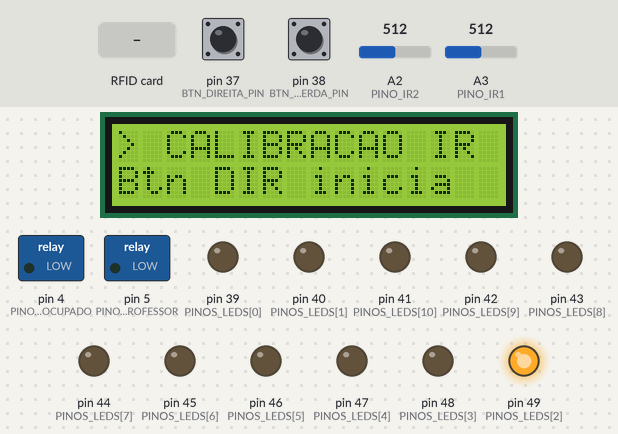
This sketch was run on a simulated Arduino Mega 2560, built with avr-gcc and run on an emulated ATmega2560. Parts: 16×2 character LCD, switched loads named in the sketch (green lamp = pin HIGH), output pins drawn as LEDs (lit = HIGH). Dashed ring = blinking. Inputs (shaded band) come from the test bench; at power-on: pin 37 (BTN_DIREITA_PIN) HIGH, pin 38 (BTN_ESQUERDA_PIN) HIGH, A2 (PINO_IR2) = 512, A3 (PINO_IR1) = 512. Pins used as bus, display or sensor lines are not drawn; what the sketch prints to the serial monitor is not drawn.

Above: at 0.7 s.
1.5 s: pin 37 (BTN_DIREITA_PIN) pulled LOW for 3.2 s
At 5.1 s:
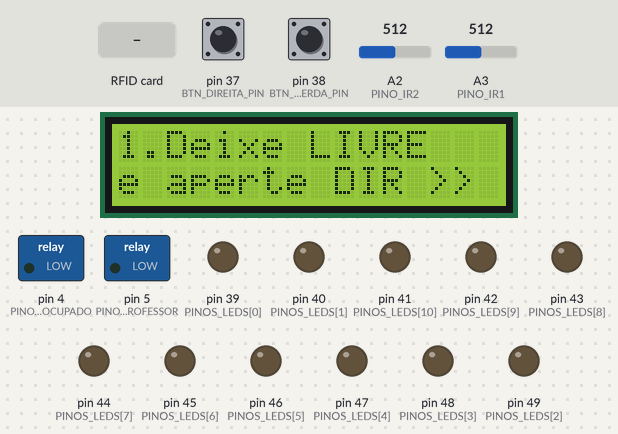
5.3 s: pin 37 (BTN_DIREITA_PIN) pulled LOW for 0.15 s
At 6.2 s:
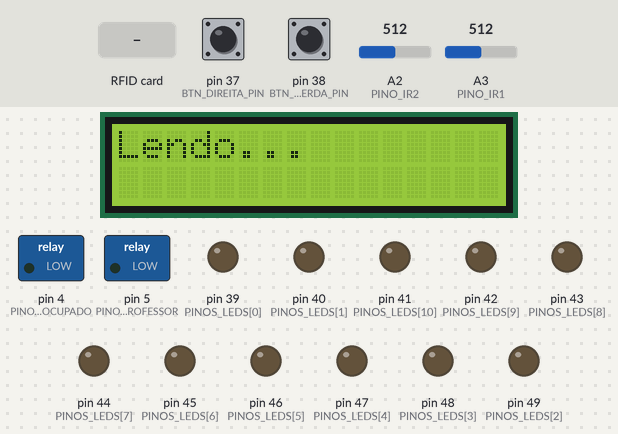
8.4 s: pin 37 (BTN_DIREITA_PIN) pulled LOW for 1 s
At 11.2 s:
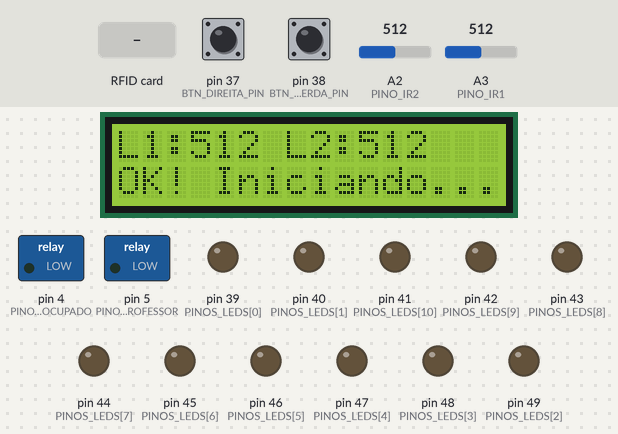
12.4 s: RFID card AA BB 11 22 33 held to the reader
At 14.8 s:
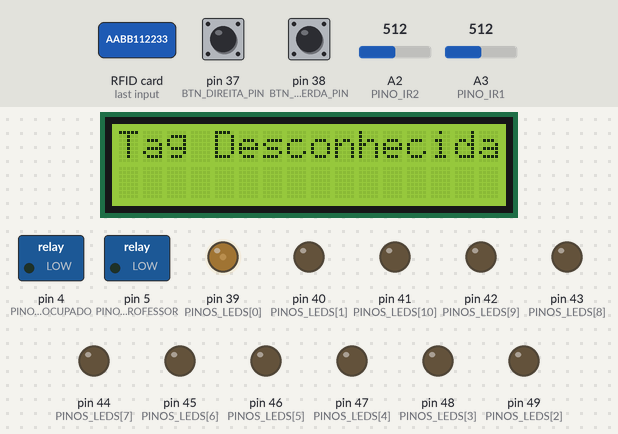
15.4 s: pin 38 (BTN_ESQUERDA_PIN) pulled LOW for 3.2 s
At 19.3 s:
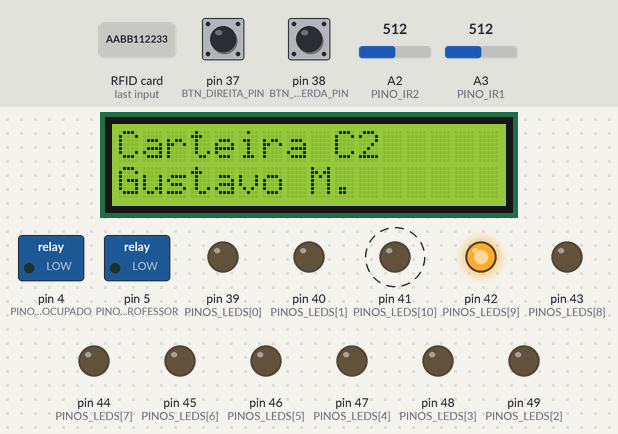
20.1 s: RFID card 5E 7A 19 C4 held to the reader
At 20.4 s:
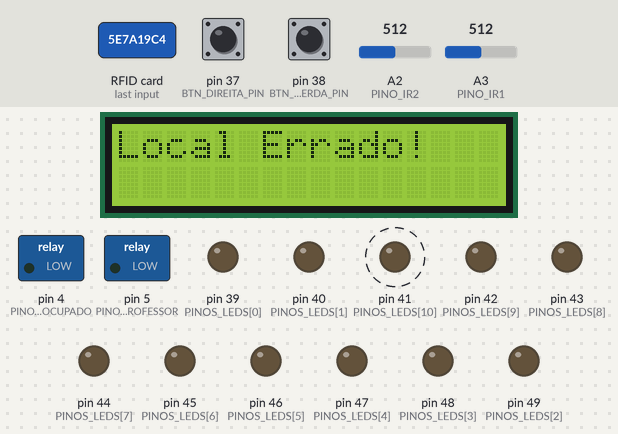
Timing chart, 0 to 24.1 s (numbered marks = the images above; inputs shaded):
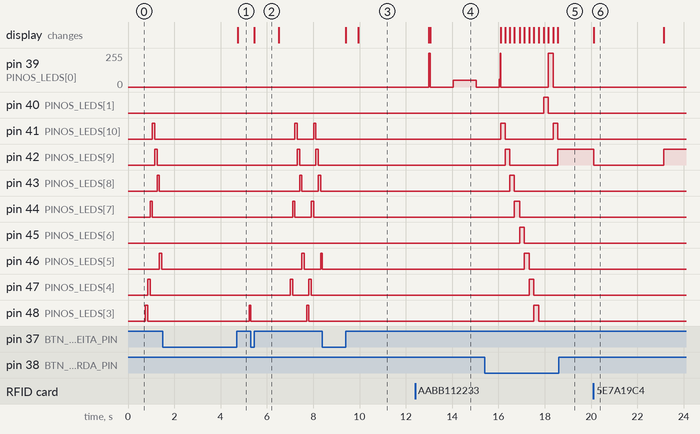

Measured:
- after the input at 1.5 s, pin 41 (PINOS_LEDS[10]), pin 42 (PINOS_LEDS[9]), pin 43 (PINOS_LEDS[8]), pin 44 (PINOS_LEDS[7]), pin 46 (PINOS_LEDS[5]), pin 47 (PINOS_LEDS[4]): stops changing and stays LOW; the display: changes after 3.2 s (image 1)
- after the input at 5.3 s, the display: changes after 0.16 s (image 2)
- after the input at 8.4 s, pin 41 (PINOS_LEDS[10]), pin 42 (PINOS_LEDS[9]), pin 43 (PINOS_LEDS[8]), pin 44 (PINOS_LEDS[7]), pin 47 (PINOS_LEDS[4]), pin 48 (PINOS_LEDS[3]), pin 49 (PINOS_LEDS[2]): stops changing and stays LOW; pin 46 (PINOS_LEDS[5]): goes on until 8.4 s, then stays LOW; the display: first changes after 1.0 s (image 3 shows a later state)
- after the input at 12.4 s, the display: first differs from a run without the input after 0.66 s (image 4)
- after the input at 15.4 s, pin 40 (PINOS_LEDS[1]): LOW → HIGH after 2.6 s, → LOW 0.21 s later; pin 41 (PINOS_LEDS[10]): alternates HIGH for 0.20 s and LOW for 2.1 s, starting after 0.70 s
- after the input at 20.1 s, pin 42 (PINOS_LEDS[9]): HIGH → LOW at once, → HIGH 3.0 s later; the display: changes at once (image 6)
- what the display in image 2 shows lasts 1.0 s, from 5.5 s to 6.5 s

The sketch:

arduino.ino
```cpp
/*
  Sistema de Automação de Sala de Aula V4 - Integrado com ESP8266
  Para: Arduino Mega

    FUNCIONALIDADES:
  1. Sistema RFID para Porta e 9 Carteiras (com feedback de LEDs e LCD)
  2. Contador de Pessoas Bidirecional (Sensores IR Calibrados)
  3. Automação via Relés (Ocupação e Professor)
  4. Calibração interativa dos sensores IR no início.

  --- MAPEAMENTO DE PINOS (Arduino Mega) ---
  [I2C] LCD SDA: 20 | LCD SCL: 21
  [SPI RFID] MISO: 50 | MOSI: 51 | SCK: 52 | SS: 53 | RST: 9
  [INTERFACE] Botão Esq: 28 | Botão Dir: 29
  [LEDS] 30 a 40
  [IR] Sensor 1: A3 | Sensor 2: A2
  [RELÉS] Sala ocupada: 4 | Professor: 5

*/

#include <SPI.h>
#include <MFRC522.h>
#include <Wire.h>
#include <LiquidCrystal_I2C.h>

// =========================================================================
// CONFIGURAÇÕES E PINOS
// =========================================================================
#define RST_PIN 9
#define SS_PIN 53
#define BLOCO_DADOS 1
#define BTN_ESQUERDA_PIN 38
#define BTN_DIREITA_PIN 37
const int PINO_IR1 = A3;
const int PINO_IR2 = A2;
const int PINO_RELE_OCUPADO = 4;
const int PINO_RELE_PROFESSOR = 5;

// =========================================================================
// OBJETOS E VARIÁVEIS GLOBAIS
// =========================================================================
MFRC522 mfrc522(SS_PIN, RST_PIN);
LiquidCrystal_I2C lcd(0x27, 16, 2);

enum ModoSistema { MODO_LEITURA_SALA, MODO_ESCRITA, MODO_MENSAGEM_TEMP };
ModoSistema modoAtual = MODO_LEITURA_SALA;
ModoSistema modoAnterior = MODO_LEITURA_SALA;

enum Localizacao {
  STATE_PORTA, STATE_PROFESSOR,
  STATE_A1, STATE_A2, STATE_A3,
  STATE_B1, STATE_B2, STATE_B3,
  STATE_C1, STATE_C2, STATE_C3,
  TOTAL_LOCAIS
};
int localAtual = STATE_PORTA;
String nomesLocais[] = {
  "Porta da Sala", "Mesa Professor",
  "Carteira A1", "Carteira A2", "Carteira A3",
  "Carteira B1", "Carteira B2", "Carteira B3",
  "Carteira C1", "Carteira C2", "Carteira C3"
};
const int PINOS_LEDS[] = {39,40,49,48,47,46,45,44,43,42,41};

enum TipoFeedback { FEEDBACK_NENHUM, FEEDBACK_PORTA_DESTINO, FEEDBACK_OK, FEEDBACK_ERRO };
TipoFeedback tipoFeedbackAtual = FEEDBACK_NENHUM;
int ledDestinoIndex = -1, ledErroIndex = -1;

// --- DATABASE ---
#define TOTAL_PESSOAS 10
struct Pessoa { String nome; String carteira; int localIndex; String rfidTagId; };
Pessoa database[TOTAL_PESSOAS];
int indiceInscricao = 0;

int limiarIR1 = 100, limiarIR2 = 100, contadorPessoas = 0, estadoPassagem = 0;
bool estadoAtualSensor1 = false, ultimoEstadoSensor1 = false, estadoAtualSensor2 = false, ultimoEstadoSensor2 = false;
unsigned long tempoInicioPassagem = 0, ultimoTempoIR = 0;

bool releProfessorLigado = false;
unsigned long tempoInicioHold = 0, tempoUltimoAperto = 0, tempoInicioMensagem = 0, tempoUltimoResetRfid = 0;
bool holdJaAtivouToggle = false;
const long INTERVALO_RESET_RFID = 10000;
const int TEMPO_HOLD_BOTOES = 2000, TEMPO_DEBOUNCE = 200, TEMPO_MSG_LCD = 3000, TIMEOUT_PASSAGEM = 2000;

// =========================================================================
// SETUP
// =========================================================================
void setup() {
  Serial.begin(115200); // Serial para debug no PC
  // NOVO: Inicializa a comunicação com o ESP8266
  Serial3.begin(115200);

  SPI.begin();
  mfrc522.PCD_Init();
  lcd.init();
  lcd.backlight();

  pinMode(BTN_ESQUERDA_PIN, INPUT_PULLUP);
  pinMode(BTN_DIREITA_PIN, INPUT_PULLUP);
  pinMode(PINO_IR1, INPUT);
  pinMode(PINO_IR2, INPUT);
  pinMode(PINO_RELE_OCUPADO, OUTPUT);
  pinMode(PINO_RELE_PROFESSOR, OUTPUT);

  digitalWrite(PINO_RELE_OCUPADO, LOW);
  digitalWrite(PINO_RELE_PROFESSOR, LOW);
  for (int i = 0; i < TOTAL_LOCAIS; i++) {
    pinMode(PINOS_LEDS[i], OUTPUT);
    digitalWrite(PINOS_LEDS[i], LOW);
  }

  inicializarDatabase();
  calibrarSensoresIR();

  Serial.println(F("--- SISTEMA INTEGRADO V4 (ARDUINO) INICIADO ---"));
  atualizarDisplay();
  atualizarLEDs();
}

// ALTERAÇÃO: Banco de dados com nomes e RFID_TAG_IDs reais.
void inicializarDatabase() {
  database[0] = {"Rodnil Rods",    "Mesa", STATE_PROFESSOR, "124578"};
  database[1] = {"Ana S. Silva",   "A1",   STATE_A1,        "RFID-TAG-ALUNA-001"};
  database[2] = {"Lara",           "A2",   STATE_A2,        "123456"};
  database[3] = {"Vitor Locateli", "A3",   STATE_A3,        "1234"};
  database[4] = {"Beatriz Costa",  "B1",   STATE_B1,        "AABB112233"};
  database[5] = {"Carlos Eduardo", "B2",   STATE_B2,        "RFID_DO_CARLOS"};
  database[6] = {"Bia",            "B3",   STATE_B3,        "515615"};
  database[7] = {"Joao Pedro",     "C1",   STATE_C1,        "123459"};
  database[8] = {"Gustavo M.",     "C2",   STATE_C2,        "vwijnvbierjw"};
  database[9] = {"Giulia Lopes",   "C3",   STATE_C3,        "cwkmoc"};
}

// --- Funções de Calibração, Animação e Loop (sem alterações) ---
// (O código de calibrarSensoresIR, animarLEDsCarregando, esperarBotaoDireito,
// lerMedia, loop, gerenciarContagemPessoas permanece o mesmo da versão anterior)
// ... (cole aqui as funções da V3 que não mudaram para economizar espaço)
// =========================================================================
// ROTINA DE CALIBRAÇÃO IR E ANIMAÇÃO
// =========================================================================
void calibrarSensoresIR() {
  lcd.clear(); lcd.print(F("> CALIBRACAO IR <"));
  lcd.setCursor(0, 1); lcd.print(F("Btn DIR inicia"));
  esperarBotaoDireito();

  lcd.clear(); lcd.print(F("1.Deixe LIVRE"));
  lcd.setCursor(0, 1); lcd.print(F("e aperte DIR >>"));
  esperarBotaoDireito();

  lcd.clear(); lcd.print(F("Lendo..."));
  int livre1 = lerMedia(PINO_IR1, 50);
  int livre2 = lerMedia(PINO_IR2, 50);
  delay(500);

  lcd.clear(); lcd.print(F("2.BLOQUEIE ambos"));
  lcd.setCursor(0, 1); lcd.print(F("e aperte DIR >>"));
  esperarBotaoDireito();

  lcd.clear(); lcd.print(F("Lendo..."));
  int bloq1 = lerMedia(PINO_IR1, 50);
  int bloq2 = lerMedia(PINO_IR2, 50);

  limiarIR1 = (livre1 + bloq1) / 2;
  limiarIR2 = (livre2 + bloq2) / 2;

  lcd.clear();
  lcd.print(F("L1:")); lcd.print(limiarIR1);
  lcd.print(F(" L2:")); lcd.print(limiarIR2);
  lcd.setCursor(0,1); lcd.print(F("OK! Iniciando..."));

  Serial.print(F("CALIBRACAO IR COMPLETA. L1: ")); Serial.print(limiarIR1);
  Serial.print(F(" | L2: ")); Serial.print(limiarIR2); Serial.println();

  delay(3000);
}

void animarLEDsCarregando() {
  static unsigned long ultimoTempoAnimacao = 0;
  static int passoAnimacao = 0;
  const int INTERVALO_ANIMACAO = 100;

  const int sequencia[] = {STATE_A1, STATE_A2, STATE_A3, STATE_B3, STATE_C3, STATE_C2, STATE_C1, STATE_B1};
  const int totalPassos = sizeof(sequencia) / sizeof(int);

  if (millis() - ultimoTempoAnimacao > INTERVALO_ANIMACAO) {
    ultimoTempoAnimacao = millis();
    int passoAnterior = (passoAnimacao == 0) ? totalPassos - 1 : passoAnimacao - 1;
    digitalWrite(PINOS_LEDS[sequencia[passoAnterior]], LOW);
    digitalWrite(PINOS_LEDS[sequencia[passoAnimacao]], HIGH);
    passoAnimacao++;
    if (passoAnimacao >= totalPassos) passoAnimacao = 0;
  }
}

void esperarBotaoDireito() {
  delay(500);
  while (digitalRead(BTN_DIREITA_PIN) == HIGH) {
    animarLEDsCarregando();
  }
  for(int i = 0; i < TOTAL_LOCAIS; i++) digitalWrite(PINOS_LEDS[i], LOW);
  while (digitalRead(BTN_DIREITA_PIN) == LOW);
}

int lerMedia(int pino, int amostras) {
  long soma = 0;
  for (int i = 0; i < amostras; i++) {
    soma += analogRead(pino);
    delay(5);
  }
  return (int)(soma / amostras);
}

void loop() {
  if (millis() - tempoUltimoResetRfid > INTERVALO_RESET_RFID) {
    mfrc522.PCD_Init(); tempoUltimoResetRfid = millis();
  }
  if (millis() - ultimoTempoIR >= 20) {
    gerenciarContagemPessoas(); ultimoTempoIR = millis();
  }
  switch (modoAtual) {
    case MODO_MENSAGEM_TEMP:
      atualizarLEDsFeedback();
      if (millis() - tempoInicioMensagem > TEMPO_MSG_LCD) {
        modoAtual = modoAnterior; tipoFeedbackAtual = FEEDBACK_NENHUM; atualizarDisplay(); atualizarLEDs();
      }
      break;
    case MODO_LEITURA_SALA: case MODO_ESCRITA:
      gerenciarBotoes(); gerenciarRFID(); break;
  }
}
void gerenciarContagemPessoas() {
  estadoAtualSensor1 = (analogRead(PINO_IR1) < limiarIR1);
  estadoAtualSensor2 = (analogRead(PINO_IR2) < limiarIR2);

  if (estadoPassagem == 0) {
    if (estadoAtualSensor1 && !ultimoEstadoSensor1) {
      estadoPassagem = 1; tempoInicioPassagem = millis();
    } else if (estadoAtualSensor2 && !ultimoEstadoSensor2) {
      estadoPassagem = 2; tempoInicioPassagem = millis();
    }
  } else if (estadoPassagem == 1 && estadoAtualSensor2 && !ultimoEstadoSensor2) {
    contadorPessoas++; Serial.print(F("ENTRADA. Total: ")); Serial.println(contadorPessoas); estadoPassagem = 0;
  } else if (estadoPassagem == 2 && estadoAtualSensor1 && !ultimoEstadoSensor1) {
    if (contadorPessoas > 0) contadorPessoas--;
    Serial.print(F("SAIDA. Total: ")); Serial.println(contadorPessoas); estadoPassagem = 0;
  }
  if (estadoPassagem != 0 && (millis() - tempoInicioPassagem > TIMEOUT_PASSAGEM)) {
    Serial.println(F("IR Timeout - Reset")); estadoPassagem = 0;
  }
  digitalWrite(PINO_RELE_OCUPADO, (contadorPessoas > 0) ? HIGH : LOW);
  ultimoEstadoSensor1 = estadoAtualSensor1; ultimoEstadoSensor2 = estadoAtualSensor2;
}

// =========================================================================
// FUNÇÕES PRINCIPAIS MODIFICADAS
// =========================================================================

// ALTERAÇÃO: A lógica principal foi refeita para se comunicar com o ESP8266
void processarLeituraSala() {
  byte buffer[18];
  byte size = sizeof(buffer);
  String tagLida = "";

  if (lerBloco(BLOCO_DADOS, buffer, size)) {
    buffer[16] = '\0'; // Garante que a string termina corretamente
    tagLida = String((char*)buffer);
    tagLida.trim();
  } else {
    // Se a leitura falhar, não faz nada.
    return;
  }

  // Encontra qual pessoa corresponde à tag lida
  int pessoaIndex = -1;
  for (int i = 0; i < TOTAL_PESSOAS; i++) {
    if (database[i].rfidTagId.equals(tagLida)) {
      pessoaIndex = i;
      break;
    }
  }

  // Prepara o display para feedback
  modoAnterior = MODO_LEITURA_SALA;
  modoAtual = MODO_MENSAGEM_TEMP;
  tempoInicioMensagem = millis();
  lcd.clear();
  ledDestinoIndex = -1;
  ledErroIndex = -1;

  bool tagReconhecida = (pessoaIndex != -1);

  if (tagReconhecida) {
    Serial.print("Tag Reconhecida: "); Serial.print(database[pessoaIndex].nome);
    Serial.print(" ("); Serial.print(tagLida); Serial.println(")");
  } else {
    Serial.print("Tag Desconhecida: "); Serial.println(tagLida);
  }

  switch (localAtual) {
    case STATE_PORTA:
      if (tagReconhecida) {
        lcd.print(F("Ola ")); lcd.print(database[pessoaIndex].nome);
        lcd.setCursor(0, 1); lcd.print(F("Sente em: ")); lcd.print(database[pessoaIndex].carteira);
        tipoFeedbackAtual = FEEDBACK_PORTA_DESTINO;
        ledDestinoIndex = database[pessoaIndex].localIndex;
        // Se for aluno na porta, envia comando para marcar presença
        if(pessoaIndex > 0) { // 0 é o professor
           String comando = "ALUNO:" + tagLida;
           Serial3.println(comando);
           Serial.print("Enviando para ESP: "); Serial.println(comando);
        }
      } else {
        lcd.print(F("Tag Desconhecida")); tipoFeedbackAtual = FEEDBACK_ERRO; ledErroIndex = STATE_PORTA;
      }
      break;

    case STATE_PROFESSOR:
      if (pessoaIndex == 0) { // Se a tag for do professor
        releProfessorLigado = !releProfessorLigado;
        digitalWrite(PINO_RELE_PROFESSOR, releProfessorLigado ? HIGH : LOW);
        lcd.print(F("Ola Prof.")); lcd.setCursor(0, 1);
        lcd.print(releProfessorLigado ? F("AULA INICIADA") : F("AULA ENCERRADA"));
        tipoFeedbackAtual = FEEDBACK_OK; ledDestinoIndex = STATE_PROFESSOR;
        // Envia comando para iniciar/terminar aula
        String comando = "PROF:" + tagLida;
        Serial3.println(comando);
        Serial.print("Enviando para ESP: "); Serial.println(comando);
      } else {
        lcd.print(F("Apenas Professor")); tipoFeedbackAtual = FEEDBACK_ERRO; ledErroIndex = STATE_PROFESSOR;
      }
      break;

    default: // Nas carteiras dos alunos
       int pessoaEsperadaIndex = -1;
       // Procura qual aluno deveria sentar aqui
       for(int i=1; i<TOTAL_PESSOAS; i++){
         if(database[i].localIndex == localAtual){
           pessoaEsperadaIndex = i;
           break;
         }
       }

       if (pessoaIndex == pessoaEsperadaIndex) {
         lcd.print(F("Bem-vindo(a)")); lcd.setCursor(0, 1); lcd.print(database[pessoaIndex].nome);
         tipoFeedbackAtual = FEEDBACK_OK; ledDestinoIndex = localAtual;
         // Envia comando para marcar presença
         String comando = "ALUNO:" + tagLida;
         Serial3.println(comando);
         Serial.print("Enviando para ESP: "); Serial.println(comando);
       } else {
         lcd.print(F("Local Errado!"));
         tipoFeedbackAtual = FEEDBACK_ERRO;
         ledErroIndex = -1;
         if (tagReconhecida) {
           ledDestinoIndex = database[pessoaIndex].localIndex;
         }
       }
      break;
  }
}

void gerenciarRFID() {
  if (!mfrc522.PICC_IsNewCardPresent()) return;
  if (!mfrc522.PICC_ReadCardSerial()) { mfrc522.PICC_HaltA(); return; }
  if (modoAtual == MODO_LEITURA_SALA) processarLeituraSala();
  else if (modoAtual == MODO_ESCRITA) processarInscricaoTag();
  mfrc522.PICC_HaltA(); mfrc522.PCD_StopCrypto1();
}

// ALTERAÇÃO: Agora grava o RFID_TAG_ID completo na tag.
void processarInscricaoTag() {
  String idParaGravar = database[indiceInscricao].rfidTagId;
  byte buffer[16];
  memset(buffer, ' ', 16); // Preenche o buffer com espaços para limpar dados antigos
  idParaGravar.getBytes(buffer, 16);

  modoAnterior = MODO_ESCRITA;
  modoAtual = MODO_MENSAGEM_TEMP;
  tempoInicioMensagem = millis();
  lcd.clear();

  if (escreverBloco(BLOCO_DADOS, buffer)) {
    lcd.print(F("Gravado!")); lcd.setCursor(0, 1); lcd.print(database[indiceInscricao].nome);
    Serial.print("Tag gravada para "); Serial.print(database[indiceInscricao].nome);
    Serial.print(" com ID: "); Serial.println(idParaGravar);
    tipoFeedbackAtual = FEEDBACK_OK; ledDestinoIndex = localAtual;
  } else {
    lcd.print(F("Erro Gravacao")); tipoFeedbackAtual = FEEDBACK_ERRO; ledErroIndex = localAtual;
    Serial.println("Erro ao gravar tag!");
  }

  indiceInscricao++;
  if (indiceInscricao >= TOTAL_PESSOAS) indiceInscricao = 0;
  // Atualiza o display para a próxima pessoa a ser inscrita
  atualizarDisplay();
}

// --- Funções de Navegação, Display e RFID (sem alterações críticas) ---
// ... (cole aqui as funções da V3 que não mudaram para economizar espaço)
void gerenciarBotoes() {
  bool btnEsq = (digitalRead(BTN_ESQUERDA_PIN) == LOW);
  bool btnDir = (digitalRead(BTN_DIREITA_PIN) == LOW);
  if (btnEsq && btnDir) {
    if (tempoInicioHold == 0) {
      tempoInicioHold = millis(); holdJaAtivouToggle = false; lcd.clear(); lcd.print(F("Segure..."));
    } else if (!holdJaAtivouToggle && (millis() - tempoInicioHold > TEMPO_HOLD_BOTOES)) {
      modoAtual = (modoAtual == MODO_LEITURA_SALA) ? MODO_ESCRITA : MODO_LEITURA_SALA;
      if (modoAtual == MODO_ESCRITA) {
        indiceInscricao = 0; // Reinicia a inscrição
      }
      holdJaAtivouToggle = true; atualizarDisplay(); atualizarLEDs();
    }
  } else {
    if (tempoInicioHold != 0 && !holdJaAtivouToggle) { atualizarDisplay(); atualizarLEDs(); }
    tempoInicioHold = 0;
    if (millis() - tempoUltimoAperto < TEMPO_DEBOUNCE) return;
    if (btnEsq && !btnDir) { tempoUltimoAperto = millis(); if (modoAtual == MODO_LEITURA_SALA) navegarLocais(-1); else navegarInscricao(-1); }
    else if (btnDir && !btnEsq) { tempoUltimoAperto = millis(); if (modoAtual == MODO_LEITURA_SALA) navegarLocais(1); else navegarInscricao(1); }
  }
}

void navegarLocais(int direcao) {
  localAtual += direcao; if (localAtual >= TOTAL_LOCAIS) localAtual = 0; else if (localAtual < 0) localAtual = TOTAL_LOCAIS - 1;
  atualizarDisplay(); atualizarLEDs();
}

void navegarInscricao(int direcao) {
  indiceInscricao += direcao; if (indiceInscricao >= TOTAL_PESSOAS) indiceInscricao = 0; else if (indiceInscricao < 0) indiceInscricao = TOTAL_PESSOAS - 1;
  atualizarDisplay();
}

void atualizarDisplay() {
  lcd.clear();
  if (modoAtual == MODO_LEITURA_SALA) {
    lcd.print(nomesLocais[localAtual]); lcd.setCursor(0, 1);
    if (localAtual == STATE_PORTA) {
      lcd.print(F("< Aproxime Tag >"));
    } else {
      int db_index = -1;
      if (localAtual == STATE_PROFESSOR) db_index = 0;
      else {
        for(int i=1; i<TOTAL_PESSOAS; i++){ if(database[i].localIndex == localAtual){ db_index = i; break; } }
      }
      if (db_index != -1) lcd.print(database[db_index].nome);
    }
  } else if (modoAtual == MODO_ESCRITA) {
    lcd.print(F("Matricular Tag:")); lcd.setCursor(0, 1); lcd.print(database[indiceInscricao].nome);
  }
}

void atualizarLEDs() { for (int i = 0; i < TOTAL_LOCAIS; i++) digitalWrite(PINOS_LEDS[i], (i == localAtual) ? HIGH : LOW); }

void atualizarLEDsFeedback() {
  unsigned long m = millis();
  for (int i = 0; i < TOTAL_LOCAIS; i++) digitalWrite(PINOS_LEDS[i], LOW);
  if (ledDestinoIndex != -1) {
    int vel = (tipoFeedbackAtual == FEEDBACK_OK) ? 100 : 300;
    digitalWrite(PINOS_LEDS[ledDestinoIndex], (m % (vel * 2)) < vel ? HIGH : LOW);
  }
  if (ledErroIndex != -1) digitalWrite(PINOS_LEDS[ledErroIndex], (m % 2000) < 1000 ? HIGH : LOW);
}

bool lerBloco(byte b, byte* buf, byte s) {
  MFRC522::MIFARE_Key k; for (byte i=0; i<6; i++) k.keyByte[i]=0xFF;
  if (mfrc522.PCD_Authenticate(MFRC522::PICC_CMD_MF_AUTH_KEY_A, (b/4)*4+3, &k, &(mfrc522.uid)) != MFRC522::STATUS_OK) return false;
  return (mfrc522.MIFARE_Read(b, buf, &s) == MFRC522::STATUS_OK);
}

bool escreverBloco(byte b, byte* d) {
  MFRC522::MIFARE_Key k; for (byte i=0; i<6; i++) k.keyByte[i]=0xFF;
  if (mfrc522.PCD_Authenticate(MFRC522::PICC_CMD_MF_AUTH_KEY_A, (b/4)*4+3, &k, &(mfrc522.uid)) != MFRC522::STATUS_OK) return false;
  return (mfrc522.MIFARE_Write(b, d, 16) == MFRC522::STATUS_OK);
}
```
